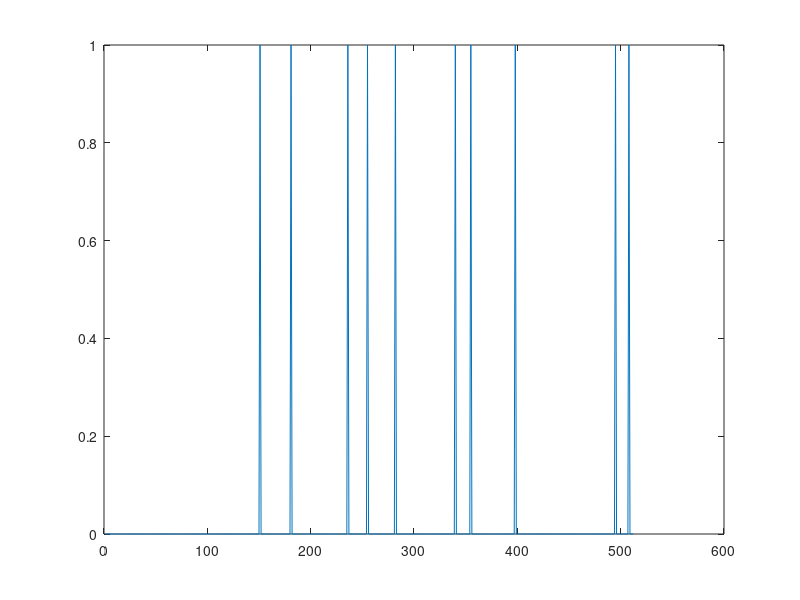

Here is the MATLAB script that generated this plot: (Note: this script raises an error after producing the figure.)
clear all

L=512; %number of sub-bands
L0 = (L-1)/2;
m=200;%50;
positions = randi(L,[1,10]);%generate random spikes for signal

x0 = zeros(1,L); %Tx PSD
x0(positions) = 1;

figure
plot(x0)

S = randn(m,L);

Eb_N0_db = -5:15;
[r,c] = size(Eb_N0_db);
runs = 100;
mse_spg = zeros(c,runs);
for i=1:c
    for j=1:runs
        sigma = 10^(-(Eb_N0_db(i)/20))/m
        b = S*x0' + sigma*randn(1,m)';
           
               
        opts = spgSetParms('verbosity', 0);
        solution = spg_bpdn(S, b, 0.01, opts);
        %solution1 = spg_lasso(S,b, 1, opts);
        
        mse_spg(i,j) = norm(solution' - x0)/norm(x0);
        %mse_laaso(i,j) = norm(solution1' - x0)/norm(x0,2);
    end
end

 mse = sum(mse_spg,2)/runs
 figure
 plot(Eb_N0_db, mse,'-xb')
 xlabel('Eb-N0-dB')
 ylabel('mse')